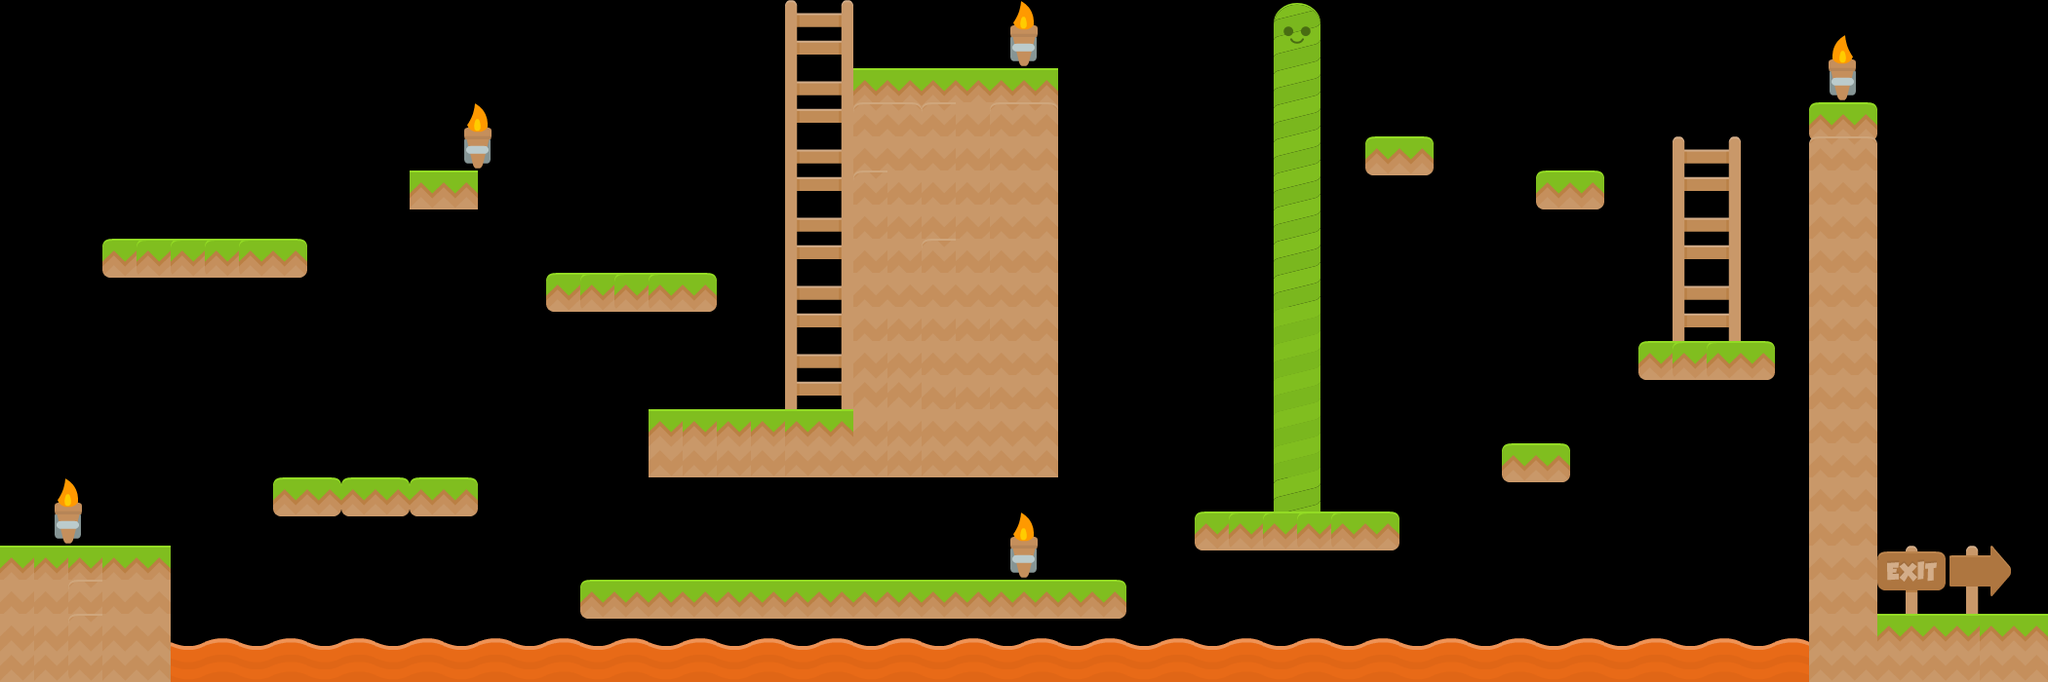

Rendered tile map (Tiled .tmx) drawn with the repository's tilesets; below, a short description and the map source with its tile grids summarised:
An orthogonal 60x20 tile map with 35x35 px tiles, 3 tile layers (BackGround, Platforms, Ladders).

<map version="1.0" orientation="orthogonal" renderorder="right-down" width="60" height="20" tilewidth="35" tileheight="35" nextobjectid="1">
 <tileset firstgid="1" name="tileset" tilewidth="70" tileheight="70" spacing="2" margin="2" tilecount="196" columns="14">
  <image source="tileset.png" width="1024" height="1024" />
 </tileset>
 <layer name="BackGround" width="60" height="20">
  <data>[1200 cells, 41 non-empty, 7 distinct tile ids]</data>
 </layer>
 <layer name="Platforms" width="60" height="20">
  <data>[1200 cells, 113 non-empty, 7 distinct tile ids]</data>
 </layer>
 <layer name="Ladders" width="60" height="20">
  <data>[1200 cells, 9 non-empty, 2 distinct tile ids]</data>
 </layer>
</map>
